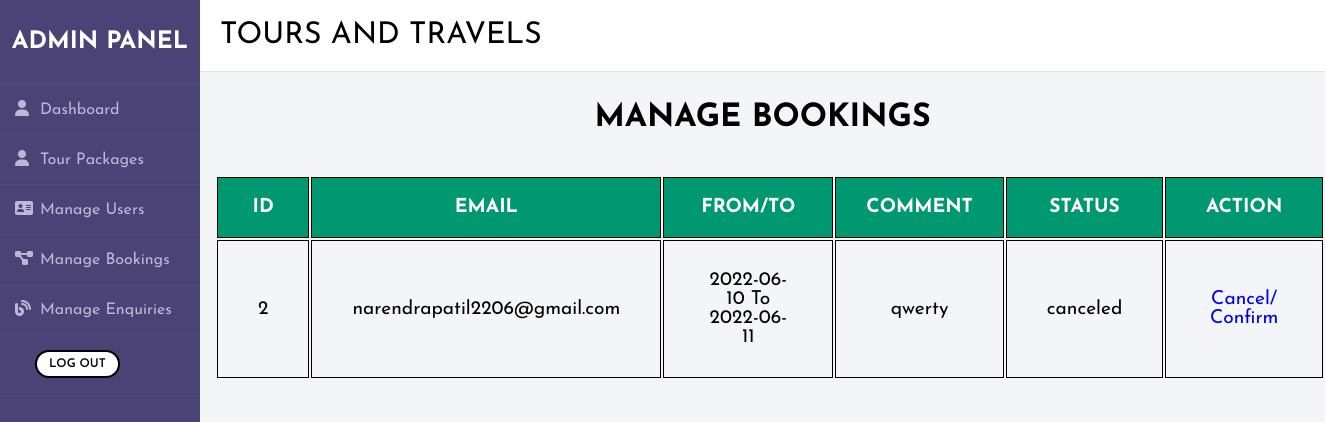
Screenshot of /admin/adminpanel.php?page=mngbooking.php (signed in) with the database file from the repository.
### tables this page shows
CREATE TABLE `tour_history` (
  `id` int(11) NOT NULL,
  `todate` date NOT NULL,
  `fromdate` date NOT NULL,
  `comment` varchar(1000) NOT NULL,
  `package_name` varchar(255) NOT NULL,
  `email` varchar(255) NOT NULL,
  `status` varchar(255) NOT NULL
);

### admin/mngbooking.php (the view, shortened to what this page needs)
<!DOCTYPE html>
<html lang="en" dir="ltr">
  <head>
  </head>
  <body>
    <div class="bkings">
      <h1>MANAGE BOOKINGS</h1>
      <br>
      <table class="cont_table">
        <thead>
          <tr>
            <th>ID</th>
            <th>EMAIL</th>
            <th>FROM/TO</th>
            <th>COMMENT</th>
            <th>STATUS</th>
            <th>ACTION</th>
          </tr>
        </thead>
        <tbody>
          <?php
          require("connection.php");
          $sql = "SELECT * FROM `tour_history`";
          $result = mysqli_query($con, $sql);
           ?>
           <?php
          while ($row = $result->fetch_assoc()) {
            ?>
            <tr>
                 <td><?php echo$row["id"]; ?>  </td>
                 <td><?php echo$row["email"]; ?>  </td>
                 <td><?php echo$row["todate"]; ?> To <?php echo$row["fromdate"]; ?>  </td>
                 <td><?php echo$row["comment"]; ?>  </td>
                 <td><?php echo$row["status"]; ?>  </td>
                 <td>
                     <a class='' href='cancelconfirm.php?status=canceled&bid=<?php echo$row["id"];?>' name='cancel'>Cancel/</a>
                     <a class='' href='cancelconfirm.php?status=confirmed&bid=<?php echo$row["id"];?>'  name='confirm'>Confirm</a>
                 </td>
                 </tr>
          <?php } ?>
        </tbody>
      </table>
    </div>
  </body>
</html>

### admin/adminpanel.css (style rules this page uses)
* { margin: 0; padding: 0; box-sizing: border-box; list-style: none; text-decoration: none; font-family: 'Josefin Sans', sans-serif; }
body { background-color: #f3f5f9; }

### admin/mngbooking.php (style rules this page uses)
.bkings { margin-top: 30px; text-align: center; }
.cont_table { margin: 25px 0; font-size: 1.2em; min-width: 1100px; margin-left: 15px; }
.cont_table thead tr { background-color: #009870; color: #ffffff; text-align: left; font-weight: bold; }
.cont_table tbody tr { text-align: left; }
.cont_table th { padding: 20px 30px; text-align: center; }
.cont_table td { padding: 30px 40px; text-align: center; }
.cont_table table, th, td { border: 1px solid black; }

### rows the page displays
tour_history: id "2", email "narendrapatil2206@gmail.com", todate "2022-06-10", fromdate "2022-06-11", comment "qwerty", status "canceled"
